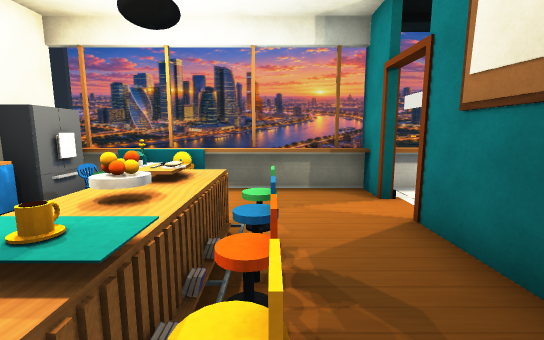
view 1 (above)

21 first-person views from a walk through a 3-D level made in the Unity game engine. The camera is 1.4 m above the floor, tilts 8° down and sees 90° across. The floor is counted in squares, 1 m on a side. Each view is taken from the middle of a square. On the plan, view 1 faces up. The plan holds only what a view shows up to about 13 squares ahead; the rest is blank. The place goes on beyond the plan. The player is left out. Some animated figures are left out. Door leaves are left out, so doorways stand open. Some surface patterns are stand-ins.

view 2
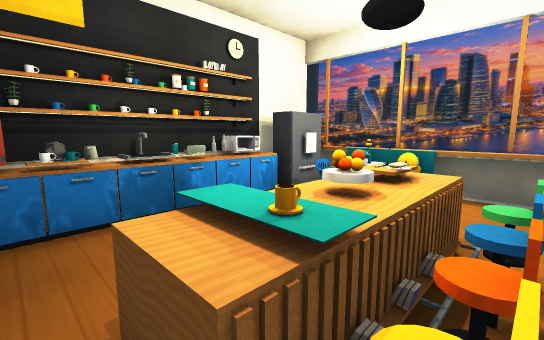

view 3
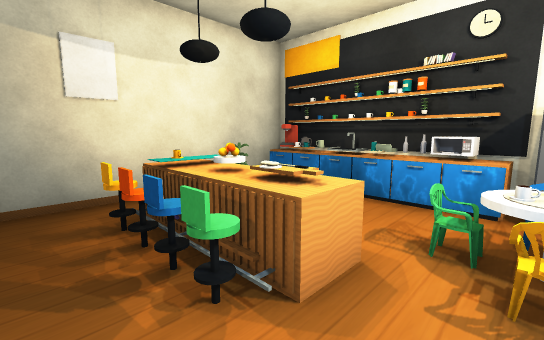

view 4
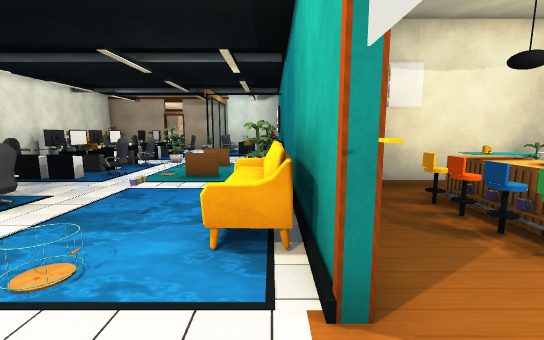

view 5
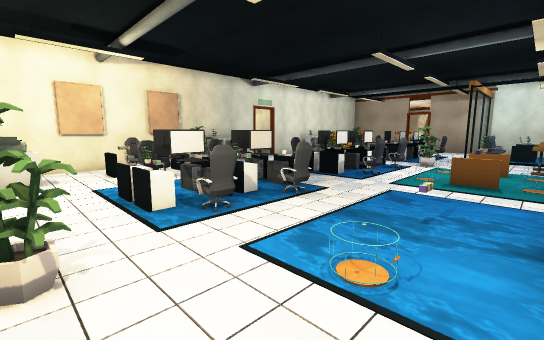

view 6
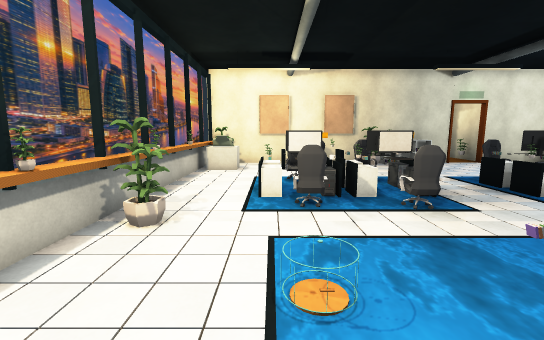

view 7
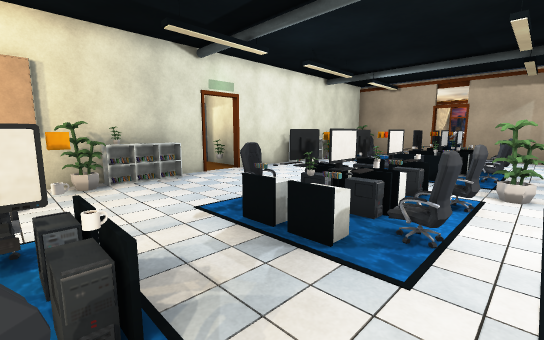

view 8
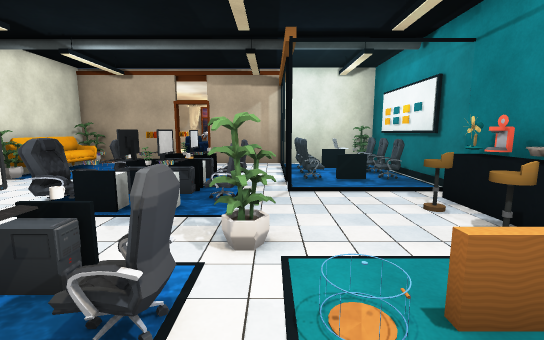

view 9
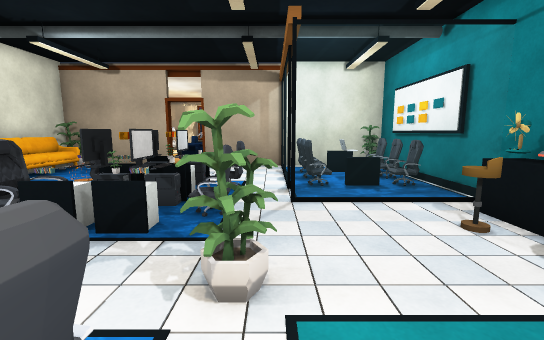

view 10
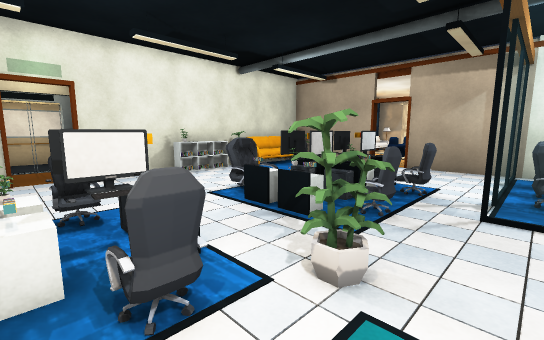

view 11
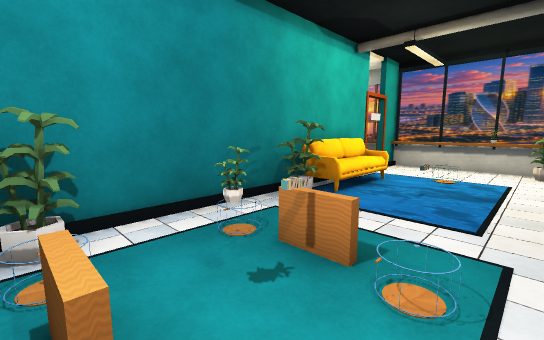

view 12
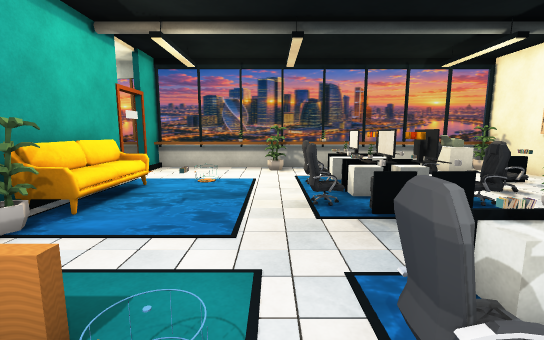

view 13
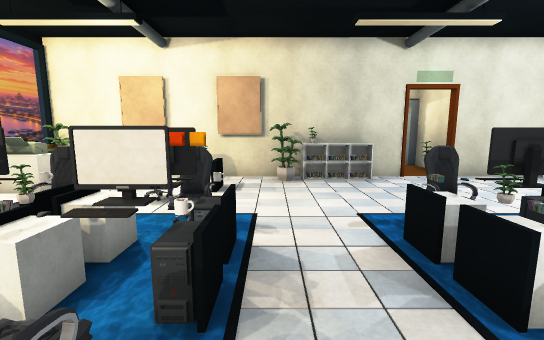

view 14
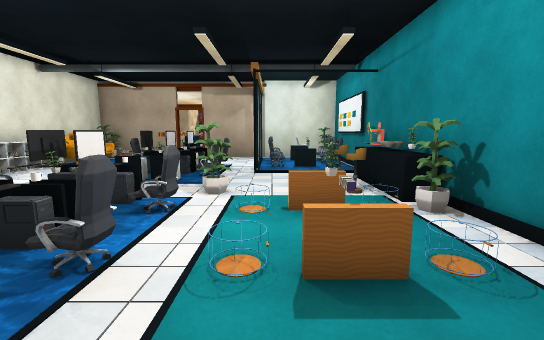

view 15
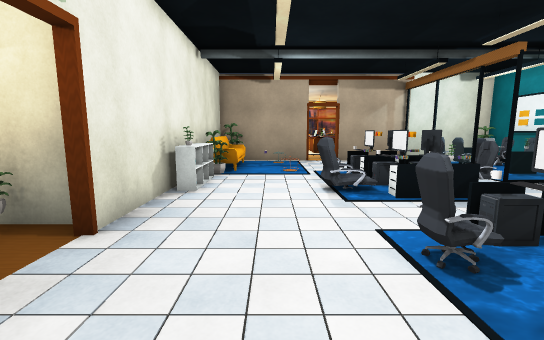

view 16
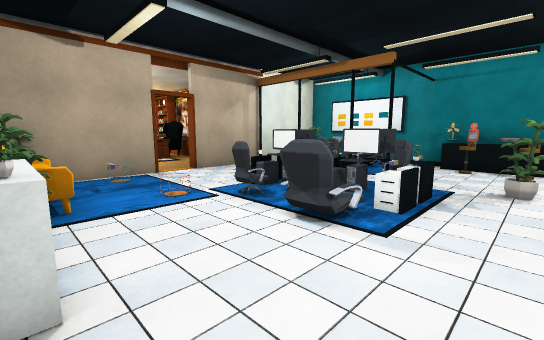

view 17
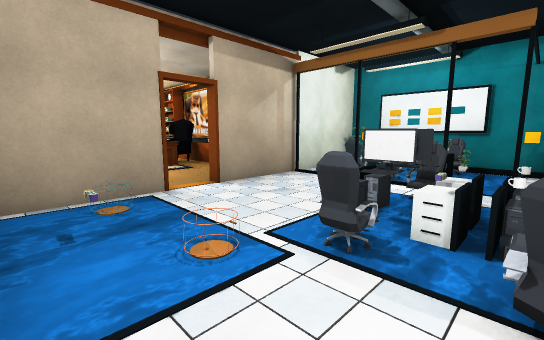

view 18
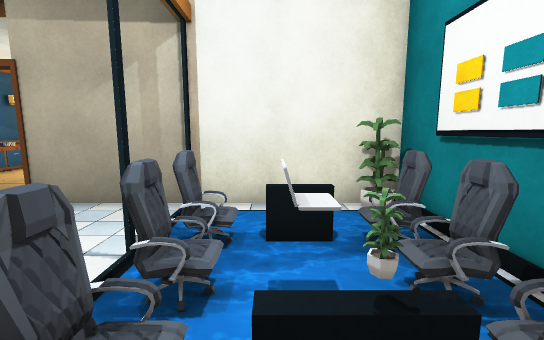

view 19
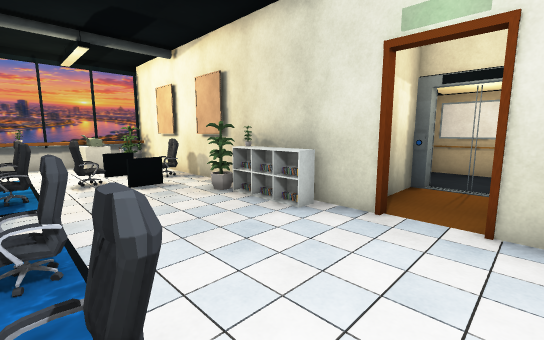

view 20
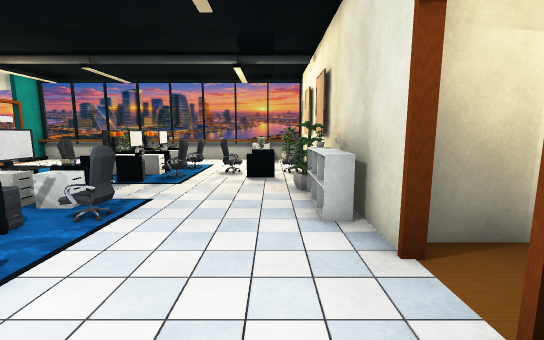

view 21
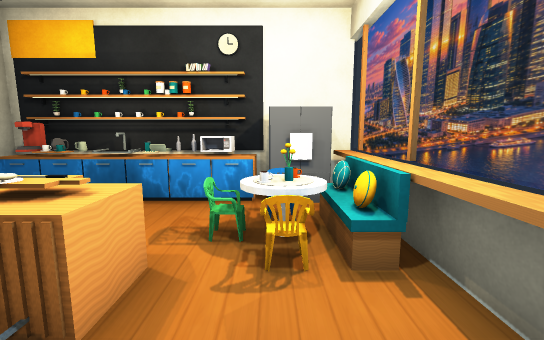

### Floor plan
Key: @ floor where view 1 was taken; # wall or solid block; . floor; D open door; = window, fence, low wall or low ledge; ~ water the walk can cross; ≈ water the walk keeps out of; ^ raised ledge; O other object.
Columns run from 5 left of view 1 to 20 right of it. Each row starts with its distance up from view 1.
  7 ###=####===O#=O==O####
  6 OOO#===#....O.....OOO#
  5 #OOOO..DD.........OO.#
  4 O=.O=..#.....~OO~....#
  3 O#.=OO.#OO~~.OOOOOO=O#
  2 O#.=OO.#OO≈~.~OO≈OO#O#
  1 O#.^OO.#OO~~.OOOO.==##
  0 O#O..@.##O~~........##
 -1 #########.....OO....O#
 -2        #.....~OO....O#
 -3        #..O=.OO O...O#
 -4        ##.O..OOOO....##OD.
 -5        ##.==.OOOO...DD..D.
 -6        #OO..OOOO.....#O##
 -7        #O...O..O.....#
 -8        #OO...OOO~O..O#
 -9        #====.OOOOO..O#
-10        #~~~~.OOOO...O#
-11        #OOOO.O OO~~~O#
-12        #OOOO.....~~OO#
-13        #O≈≈O.....~OOO#
-14        #O≈≈O.....~~OO#
-15        #O######DD###O#
-16               #DD

Positions as (right, up) in squares from view 1, and headings:
1: (0, 0), facing up
2: (0, 0), facing up-left
3: (1, 5), facing down-left
4: (3, 6), facing down
5: (4, 6), facing down-right
6: (3, 4), facing right
7: (7, 1), facing down-right
8: (7, -3), facing down
9: (7, -4), facing down
10: (6, -4), facing down-right
11: (7, -5), facing up-left
12: (7, -4), facing up
13: (7, 0), facing right
14: (6, 0), facing down
15: (13, -2), facing down
16: (15, -6), facing down-left
17: (14, -9), facing down-left
18: (5, -10), facing down
19: (11, -6), facing up-right
20: (14, -7), facing up
21: (1, 5), facing left
